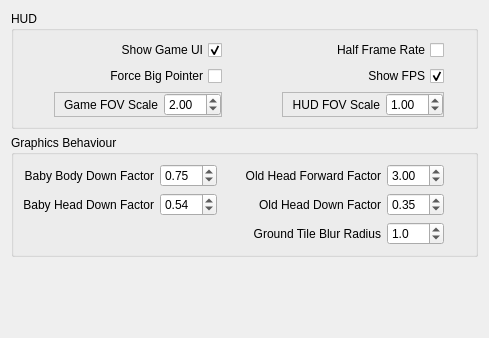
              <widget class="QWidget" name="scA_Graphics_Contents">
               <property name="geometry">
                <rect>
                 <x>0</x>
                 <y>0</y>
                 <width>488</width>
                 <height>338</height>
                </rect>
               </property>
               <layout class="QGridLayout" name="gridLayout_19">
                <item row="11" column="0">
                 <widget class="QGroupBox" name="gBx_HUD">
                  <property name="title">
                   <string>HUD</string>
                  </property>
                  <layout class="QGridLayout" name="gridLayout_18">
                   <item row="3" column="0">
                    <spacer name="hSp_GameFOVScale">
                     <property name="orientation">
                      <enum>Qt::Horizontal</enum>
                     </property>
                     <property name="sizeHint" stdset="0">
                      <size>
                       <width>40</width>
                       <height>20</height>
                      </size>
                     </property>
                    </spacer>
                   </item>
                   <item row="1" column="0">
                    <spacer name="hSp_HideGameUI">
                     <property name="orientation">
                      <enum>Qt::Horizontal</enum>
                     </property>
                     <property name="sizeHint" stdset="0">
                      <size>
                       <width>40</width>
                       <height>20</height>
                      </size>
                     </property>
                    </spacer>
                   </item>
                   <item row="3" column="2">
                    <widget class="QPushButton" name="Btn_GameFOVScale_Reset">
                     <property name="maximumSize">
                      <size>
                       <width>16</width>
                       <height>16</height>
                      </size>
                     </property>
                     <property name="text">
                      <string/>
                     </property>
                     <property name="icon">
                      <iconset resource="resources.qrc">
                       <normaloff>:/Images/Reset_Icon_16px</normaloff>:/Images/Reset_Icon_16px</iconset>
                     </property>
                     <property name="flat">
                      <bool>true</bool>
                     </property>
                    </widget>
                   </item>
                   <item row="1" column="1">
                    <widget class="QCheckBox" name="cBx_ShowGameUI">
                     <property name="layoutDirection">
                      <enum>Qt::RightToLeft</enum>
                     </property>
                     <property name="text">
                      <string>Show Game UI</string>
                     </property>
                     <property name="checked">
                      <bool>true</bool>
                     </property>
                    </widget>
                   </item>
                   <item row="2" column="1">
                    <widget class="QCheckBox" name="cBx_ForceBigPointer">
                     <property name="layoutDirection">
                      <enum>Qt::RightToLeft</enum>
                     </property>
                     <property name="text">
                      <string>Force Big Pointer</string>
                     </property>
                    </widget>
                   </item>
                   <item row="2" column="0">
                    <spacer name="hSp_ForceBigPointer">
                     <property name="orientation">
                      <enum>Qt::Horizontal</enum>
                     </property>
                     <property name="sizeHint" stdset="0">
                      <size>
                       <width>40</width>
                       <height>20</height>
                      </size>
                     </property>
                    </spacer>
                   </item>
                   <item row="1" column="4">
                    <widget class="QCheckBox" name="cBx_HalfFPS">
                     <property name="layoutDirection">
                      <enum>Qt::RightToLeft</enum>
                     </property>
                     <property name="text">
                      <string>Half Frame Rate</string>
                     </property>
                    </widget>
                   </item>
                   <item row="2" column="2">
                    <widget class="QPushButton" name="Btn_ForceBigPointer_Reset">
                     <property name="maximumSize">
                      <size>
                       <width>16</width>
                       <height>16</height>
                      </size>
                     </property>
                     <property name="text">
                      <string/>
                     </property>
                     <property name="icon">
                      <iconset resource="resources.qrc">
                       <normaloff>:/Images/Reset_Icon_16px</normaloff>:/Images/Reset_Icon_16px</iconset>
                     </property>
                     <property name="flat">
                      <bool>true</bool>
                     </property>
                    </widget>
                   </item>
                   <item row="1" column="3">
                    <spacer name="hSp_HalfFPS">
                     <property name="orientation">
                      <enum>Qt::Horizontal</enum>
                     </property>
                     <property name="sizeHint" stdset="0">
                      <size>
                       <width>40</width>
                       <height>20</height>
                      </size>
                     </property>
                    </spacer>
                   </item>
                   <item row="3" column="5">
                    <widget class="QPushButton" name="Btn_HudFovScale_Reset">
                     <property name="maximumSize">
                      <size>
                       <width>16</width>
                       <height>16</height>
                      </size>
                     </property>
                     <property name="text">
                      <string/>
                     </property>
                     <property name="icon">
                      <iconset resource="resources.qrc">
                       <normaloff>:/Images/Reset_Icon_16px</normaloff>:/Images/Reset_Icon_16px</iconset>
                     </property>
                     <property name="flat">
                      <bool>true</bool>
                     </property>
                    </widget>
                   </item>
                   <item row="3" column="4">
                    <widget class="QFrame" name="fr_HudFovScale">
                     <property name="frameShape">
                      <enum>QFrame::StyledPanel</enum>
                     </property>
                     <property name="frameShadow">
                      <enum>QFrame::Raised</enum>
                     </property>
                     <layout class="QGridLayout" name="gridLayout_48">
                      <property name="topMargin">
                       <number>0</number>
                      </property>
                      <property name="rightMargin">
                       <number>0</number>
                      </property>
                      <property name="bottomMargin">
                       <number>0</number>
                      </property>
                      <item row="0" column="2">
                       <widget class="QLabel" name="lbl_HudFovScale">
                        <property name="sizePolicy">
                         <sizepolicy hsizetype="Minimum" vsizetype="Preferred">
                          <horstretch>0</horstretch>
                          <verstretch>0</verstretch>
                         </sizepolicy>
                        </property>
                        <property name="text">
                         <string>HUD FOV Scale</string>
                        </property>
                        <property name="alignment">
                         <set>Qt::AlignRight|Qt::AlignTrailing|Qt::AlignVCenter</set>
                        </property>
                       </widget>
                      </item>
                      <item row="0" column="3">
                       <widget class="QDoubleSpinBox" name="dSBx_HudFovScale">
                        <property name="maximumSize">
                         <size>
                          <width>70</width>
                          <height>16777215</height>
                         </size>
                        </property>
                        <property name="focusPolicy">
                         <enum>Qt::StrongFocus</enum>
                        </property>
                        <property name="locale">
                         <locale language="English" country="UnitedKingdom"/>
                        </property>
                        <property name="value">
                         <double>1.000000000000000</double>
                        </property>
                       </widget>
                      </item>
                     </layout>
                    </widget>
                   </item>
                   <item row="1" column="5">
                    <widget class="QPushButton" name="Btn_HalfFPS_Reset">
                     <property name="maximumSize">
                      <size>
                       <width>16</width>
                       <height>16</height>
                      </size>
                     </property>
                     <property name="text">
                      <string/>
                     </property>
                     <property name="icon">
                      <iconset resource="resources.qrc">
                       <normaloff>:/Images/Reset_Icon_16px</normaloff>:/Images/Reset_Icon_16px</iconset>
                     </property>
                     <property name="flat">
                      <bool>true</bool>
                     </property>
                    </widget>
                   </item>
                   <item row="1" column="2">
                    <widget class="QPushButton" name="Btn_ShowGameUI_Reset">
                     <property name="maximumSize">
                      <size>
                       <width>16</width>
                       <height>16</height>
                      </size>
                     </property>
                     <property name="text">
                      <string/>
                     </property>
                     <property name="icon">
                      <iconset resource="resources.qrc">
                       <normaloff>:/Images/Reset_Icon_16px</normaloff>:/Images/Reset_Icon_16px</iconset>
                     </property>
                     <property name="flat">
                      <bool>true</bool>
                     </property>
                    </widget>
                   </item>
                   <item row="2" column="5">
                    <widget class="QPushButton" name="Btn_ShowFPS_Reset">
                     <property name="maximumSize">
                      <size>
                       <width>16</width>
                       <height>16</height>
                      </size>
                     </property>
                     <property name="text">
                      <string/>
                     </property>
                     <property name="icon">
                      <iconset resource="resources.qrc">
                       <normaloff>:/Images/Reset_Icon_16px</normaloff>:/Images/Reset_Icon_16px</iconset>
                     </property>
                     <property name="flat">
                      <bool>true</bool>
                     </property>
                    </widget>
                   </item>
                   <item row="2" column="4">
                    <widget class="QCheckBox" name="cBx_ShowFPS">
                     <property name="layoutDirection">
                      <enum>Qt::RightToLeft</enum>
                     </property>
                     <property name="text">
                      <string>Show FPS</string>
                     </property>
                     <property name="checked">
                      <bool>true</bool>
                     </property>
                    </widget>
                   </item>
                   <item row="2" column="3">
                    <spacer name="hSp_ShowFPS">
                     <property name="orientation">
                      <enum>Qt::Horizontal</enum>
                     </property>
                     <property name="sizeHint" stdset="0">
                      <size>
                       <width>40</width>
                       <height>20</height>
                      </size>
                     </property>
                    </spacer>
                   </item>
                   <item row="3" column="3">
                    <spacer name="hSp_HudFovScale">
                     <property name="orientation">
                      <enum>Qt::Horizontal</enum>
                     </property>
                     <property name="sizeHint" stdset="0">
                      <size>
                       <width>40</width>
                       <height>20</height>
                      </size>
                     </property>
                    </spacer>
                   </item>
                   <item row="3" column="1">
                    <widget class="QFrame" name="fr_GameFOVScale">
                     <property name="frameShape">
                      <enum>QFrame::StyledPanel</enum>
                     </property>
                     <property name="frameShadow">
                      <enum>QFrame::Raised</enum>
                     </property>
                     <layout class="QGridLayout" name="gridLayout_47">
                      <property name="topMargin">
                       <number>0</number>
                      </property>
                      <property name="rightMargin">
                       <number>0</number>
                      </property>
                      <property name="bottomMargin">
                       <number>0</number>
                      </property>
                      <item row="0" column="1">
                       <widget class="QLabel" name="lbl_GameFOVScale">
                        <property name="sizePolicy">
                         <sizepolicy hsizetype="Minimum" vsizetype="Preferred">
                          <horstretch>0</horstretch>
                          <verstretch>0</verstretch>
                         </sizepolicy>
                        </property>
                        <property name="text">
                         <string>Game FOV Scale</string>
                        </property>
                        <property name="alignment">
                         <set>Qt::AlignRight|Qt::AlignTrailing|Qt::AlignVCenter</set>
                        </property>
                       </widget>
                      </item>
                      <item row="0" column="2">
                       <widget class="QDoubleSpinBox" name="dSBx_GameFOVScale">
                        <property name="maximumSize">
                         <size>
                          <width>70</width>
                          <height>16777215</height>
                         </size>
                        </property>
                        <property name="focusPolicy">
                         <enum>Qt::StrongFocus</enum>
                        </property>
                        <property name="locale">
                         <locale language="English" country="UnitedKingdom"/>
                        </property>
                        <property name="value">
                         <double>2.000000000000000</double>
                        </property>
                       </widget>
                      </item>
                     </layout>
                    </widget>
                   </item>
                  </layout>
                 </widget>
                </item>
                <item row="15" column="0">
                 <widget class="QGroupBox" name="gBx_GraphicsBehaviour">
                  <property name="title">
                   <string>Graphics Behaviour</string>
                  </property>
                  <layout class="QGridLayout" name="gridLayout_30">
                   <item row="4" column="4">
                    <spacer name="hSp_OldHeadForwardFactor">
                     <property name="orientation">
                      <enum>Qt::Horizontal</enum>
                     </property>
                     <property name="sizeHint" stdset="0">
                      <size>
                       <width>40</width>
                       <height>20</height>
                      </size>
                     </property>
                    </spacer>
                   </item>
                   <item row="5" column="1">
                    <widget class="QLabel" name="lbl_BabyHeadDownFactor">
                     <property name="text">
                      <string>Baby Head Down Factor</string>
                     </property>
                     <property name="alignment">
                      <set>Qt::AlignRight|Qt::AlignTrailing|Qt::AlignVCenter</set>
                     </property>
                    </widget>
                   </item>
                   <item row="5" column="4">
                    <spacer name="hSp_OldHeadDownFactor">
                     <property name="orientation">
                      <enum>Qt::Horizontal</enum>
                     </property>
                     <property name="sizeHint" stdset="0">
                      <size>
                       <width>40</width>
                       <height>20</height>
                      </size>
                     </property>
                    </spacer>
                   </item>
                   <item row="4" column="2">
                    <widget class="QDoubleSpinBox" name="dSBx_BabyBodyDownFactor">
                     <property name="maximumSize">
                      <size>
                       <width>70</width>
                       <height>16777215</height>
                      </size>
                     </property>
                     <property name="focusPolicy">
                      <enum>Qt::StrongFocus</enum>
                     </property>
                     <property name="locale">
                      <locale language="English" country="UnitedKingdom"/>
                     </property>
                     <property name="maximum">
                      <double>10.000000000000000</double>
                     </property>
                     <property name="value">
                      <double>0.750000000000000</double>
                     </property>
                    </widget>
                   </item>
                   <item row="5" column="3">
                    <widget class="QPushButton" name="Btn_BabyHeadDownFactor_Reset">
                     <property name="maximumSize">
                      <size>
                       <width>16</width>
                       <height>16</height>
                      </size>
                     </property>
                     <property name="text">
                      <string/>
                     </property>
                     <property name="icon">
                      <iconset resource="resources.qrc">
                       <normaloff>:/Images/Reset_Icon_16px</normaloff>:/Images/Reset_Icon_16px</iconset>
                     </property>
                     <property name="flat">
                      <bool>true</bool>
                     </property>
                    </widget>
                   </item>
                   <item row="5" column="2">
                    <widget class="QDoubleSpinBox" name="dSBx_BabyHeadDownFactor">
                     <property name="maximumSize">
                      <size>
                       <width>70</width>
                       <height>16777215</height>
                      </size>
                     </property>
                     <property name="focusPolicy">
                      <enum>Qt::StrongFocus</enum>
                     </property>
                     <property name="locale">
                      <locale language="English" country="UnitedKingdom"/>
                     </property>
                     <property name="maximum">
                      <double>10.000000000000000</double>
                     </property>
                     <property name="value">
                      <double>0.540000000000000</double>
                     </property>
                    </widget>
                   </item>
                   <item row="4" column="0">
                    <spacer name="hSp_BabyBodyDownFactor">
                     <property name="orientation">
                      <enum>Qt::Horizontal</enum>
                     </property>
                     <property name="sizeHint" stdset="0">
                      <size>
                       <width>40</width>
                       <height>20</height>
                      </size>
                     </property>
                    </spacer>
                   </item>
                   <item row="4" column="3">
                    <widget class="QPushButton" name="Btn_BabyBodyDownFactor_Reset">
                     <property name="maximumSize">
                      <size>
                       <width>16</width>
                       <height>16</height>
                      </size>
                     </property>
                     <property name="text">
                      <string/>
                     </property>
                     <property name="icon">
                      <iconset resource="resources.qrc">
                       <normaloff>:/Images/Reset_Icon_16px</normaloff>:/Images/Reset_Icon_16px</iconset>
                     </property>
                     <property name="flat">
                      <bool>true</bool>
                     </property>
                    </widget>
                   </item>
                   <item row="4" column="1">
                    <widget class="QLabel" name="lbl_BabyBodyDownFactor">
                     <property name="text">
                      <string>Baby Body Down Factor</string>
                     </property>
                     <property name="alignment">
                      <set>Qt::AlignRight|Qt::AlignTrailing|Qt::AlignVCenter</set>
                     </property>
                    </widget>
                   </item>
                   <item row="5" column="0">
                    <spacer name="hSp_BabyHeadDownFactor">
                     <property name="orientation">
                      <enum>Qt::Horizontal</enum>
                     </property>
                     <property name="sizeHint" stdset="0">
                      <size>
                       <width>40</width>
                       <height>20</height>
                      </size>
                     </property>
                    </spacer>
                   </item>
                   <item row="8" column="5">
                    <widget class="QLabel" name="lbl_GroundTileBlurRadius">
                     <property name="text">
                      <string>Ground Tile Blur Radius</string>
                     </property>
                     <property name="alignment">
                      <set>Qt::AlignRight|Qt::AlignTrailing|Qt::AlignVCenter</set>
                     </property>
                    </widget>
                   </item>
                   <item row="8" column="6">
                    <widget class="QDoubleSpinBox" name="dSBx_GroundTileBlurRadius">
                     <property name="maximumSize">
                      <size>
                       <width>70</width>
                       <height>16777215</height>
                      </size>
                     </property>
                     <property name="focusPolicy">
                      <enum>Qt::StrongFocus</enum>
                     </property>
                     <property name="locale">
                      <locale language="English" country="UnitedKingdom"/>
                     </property>
                     <property name="decimals">
                      <number>1</number>
                     </property>
                     <property name="maximum">
                      <double>10.000000000000000</double>
                     </property>
                     <property name="value">
                      <double>1.000000000000000</double>
                     </property>
                    </widget>
                   </item>
                   <item row="8" column="7">
                    <widget class="QPushButton" name="Btn_GroundTileBlurRadius_Reset">
                     <property name="maximumSize">
                      <size>
                       <width>16</width>
                       <height>16</height>
                      </size>
                     </property>
                     <property name="text">
                      <string/>
                     </property>
                     <property name="icon">
                      <iconset resource="resources.qrc">
                       <normaloff>:/Images/Reset_Icon_16px</normaloff>:/Images/Reset_Icon_16px</iconset>
                     </property>
                     <property name="flat">
                      <bool>true</bool>
                     </property>
                    </widget>
                   </item>
                   <item row="4" column="5">
                    <widget class="QLabel" name="lbl_OldHeadForwardFactor">
                     <property name="text">
                      <string>Old Head Forward Factor</string>
                     </property>
                     <property name="alignment">
                      <set>Qt::AlignRight|Qt::AlignTrailing|Qt::AlignVCenter</set>
                     </property>
                    </widget>
                   </item>
                   <item row="4" column="6">
                    <widget class="QDoubleSpinBox" name="dSBx_OldHeadForwardFactor">
                     <property name="maximumSize">
                      <size>
                       <width>70</width>
                       <height>16777215</height>
                      </size>
                     </property>
                     <property name="focusPolicy">
                      <enum>Qt::StrongFocus</enum>
                     </property>
                     <property name="locale">
                      <locale language="English" country="UnitedKingdom"/>
                     </property>
                     <property name="maximum">
                      <double>10.000000000000000</double>
                     </property>
                     <property name="value">
                      <double>3.000000000000000</double>
                     </property>
                    </widget>
                   </item>
                   <item row="5" column="5">
                    <widget class="QLabel" name="lbl_OldHeadDownFactor">
                     <property name="text">
                      <string>Old Head Down Factor</string>
                     </property>
                     <property name="alignment">
                      <set>Qt::AlignRight|Qt::AlignTrailing|Qt::AlignVCenter</set>
                     </property>
                    </widget>
                   </item>
                   <item row="5" column="6">
                    <widget class="QDoubleSpinBox" name="dSBx_OldHeadDownFactor">
                     <property name="maximumSize">
                      <size>
                       <width>70</width>
                       <height>16777215</height>
                      </size>
                     </property>
                     <property name="focusPolicy">
                      <enum>Qt::StrongFocus</enum>
                     </property>
                     <property name="locale">
                      <locale language="English" country="UnitedKingdom"/>
                     </property>
                     <property name="maximum">
                      <double>10.000000000000000</double>
                     </property>
                     <property name="value">
                      <double>0.350000000000000</double>
                     </property>
                    </widget>
                   </item>
                   <item row="4" column="7">
                    <widget class="QPushButton" name="Btn_OldHeadForwardFactor_Reset">
                     <property name="maximumSize">
                      <size>
                       <width>16</width>
                       <height>16</height>
                      </size>
                     </property>
                     <property name="text">
                      <string/>
                     </property>
                     <property name="icon">
                      <iconset resource="resources.qrc">
                       <normaloff>:/Images/Reset_Icon_16px</normaloff>:/Images/Reset_Icon_16px</iconset>
                     </property>
                     <property name="flat">
                      <bool>true</bool>
                     </property>
                    </widget>
                   </item>
                   <item row="5" column="7">
                    <widget class="QPushButton" name="Btn_OldHeadDownFactor_Reset">
                     <property name="maximumSize">
                      <size>
                       <width>16</width>
                       <height>16</height>
                      </size>
                     </property>
                     <property name="text">
                      <string/>
                     </property>
                     <property name="icon">
                      <iconset resource="resources.qrc">
                       <normaloff>:/Images/Reset_Icon_16px</normaloff>:/Images/Reset_Icon_16px</iconset>
                     </property>
                     <property name="flat">
                      <bool>true</bool>
                     </property>
                    </widget>
                   </item>
                   <item row="8" column="4">
                    <spacer name="hSp_GroundTileBlurRadius">
                     <property name="orientation">
                      <enum>Qt::Horizontal</enum>
                     </property>
                     <property name="sizeHint" stdset="0">
                      <size>
                       <width>40</width>
                       <height>20</height>
                      </size>
                     </property>
                    </spacer>
                   </item>
                  </layout>
                 </widget>
                </item>
                <item row="16" column="0">
                 <spacer name="vSp_GraphicsSettings">
                  <property name="orientation">
                   <enum>Qt::Vertical</enum>
                  </property>
                  <property name="sizeHint" stdset="0">
                   <size>
                    <width>20</width>
                    <height>40</height>
                   </size>
                  </property>
                 </spacer>
                </item>
               </layout>
              </widget>
